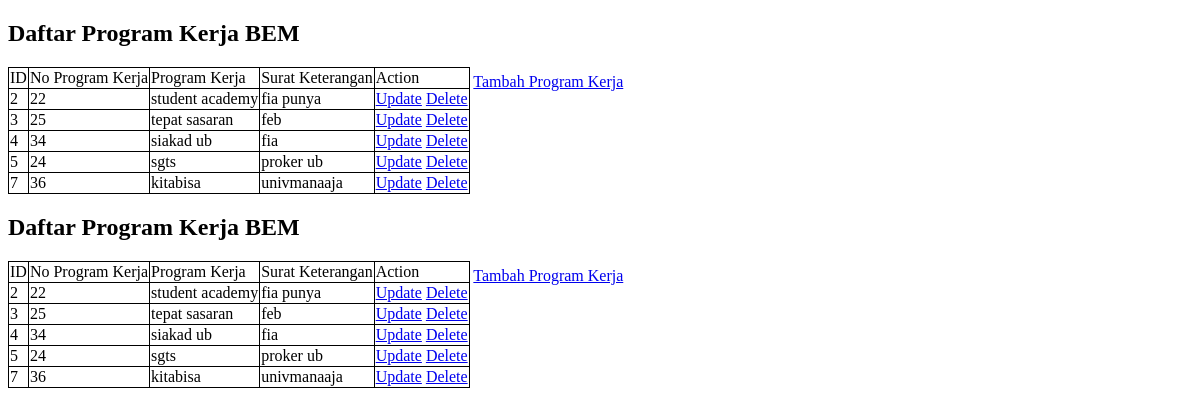
The page /mvc-crud/index.php on the database its author committed.
### tables this page shows
CREATE TABLE `proker` (
  `id` int(11) NOT NULL,
  `nomorProgram` int(11) NOT NULL,
  `namaProgram` varchar(225) NOT NULL,
  `suratKeterangan` varchar(100) NOT NULL
);

### mvc-crud/index.php (called while the page is built)
<?php
include_once("c_programKerja.php");
$controller = new c_programKerja();
$controller->invoke();
?>

### mvc-crud/m_programKerja.php (called while the page is built, shortened)
<?php
require_once("koneksiMVC.php");
class m_programKerja
{
    private $conn;
    public function __construct()
    {
        global $mysqli;
        $this->conn = $mysqli;
    }
    public function getSemuaProgramKerja()
    {
        $query = "SELECT * FROM proker";
        $result = $this->conn->query($query);
        $rows = array();
        while ($row = $result->fetch_assoc()) {
            $rows[] = $row;
        }
        return $rows;
    }
}
?>

### mvc-crud/v_programKerja.php (the view, shortened to what this page needs)
<!DOCTYPE html>
<html>
<head>
</head>
<body>
    <h2>Daftar Program Kerja BEM</h2>
    <table>
        <tbody>
            <tr>
                <td>ID</td>
                <td>No Program Kerja</td>
                <td>Program Kerja</td>
                <td>Surat Keterangan</td>
                <td>Action</td>
            </tr>
            <?php
            require_once("m_programKerja.php");
            $model = new m_programKerja();
            $proker = $model->getSemuaProgramKerja();
            if (!empty($proker)) {
                foreach ($proker as $tes) { ?>
                    <tr>
                        <td><?php echo $tes['id']; ?></td>
                        <td><?php echo $tes['nomorProgram']; ?></td>
                        <td><?php echo $tes['namaProgram']; ?></td>
                        <td><?php echo $tes['suratKeterangan']; ?></td>
                        <td>
                            <a href="c_programKerja.php?action=update&id=<?php echo $tes['id']; ?>">Update</a>
                            <a href="c_programKerja.php?action=delete&id=<?php echo $tes['id']; ?>">Delete</a>
                        </td>
                    </tr>
            <?php }
            } else {
                echo "<tr><td colspan='5'>Tidak ada data program kerja yang tersedia.</td></tr>";
            }
            ?>
        </tbody>
    </table>
    <a href="v_createProgramKerja.php?action=create">Tambah Program Kerja</a>
</body>
</html>

### mvc-crud/c_programKerja.php (shortened to what this page needs)
<?php
include_once("m_programKerja.php");
class c_programKerja
{
    private $model;
    public function __construct()
    {
        $this->model = new m_programKerja();
    }
    public function invoke()
    {
        $action = isset($_GET['action']) ? $_GET['action'] : '';
        switch ($action) {
            default:
                $this->read();
                break;
        }
    }
    public function read()
    {
        $proker = $this->model->getSemuaProgramKerja();
        include 'v_programKerja.php';
    }
}
$controller = new c_programKerja();
$controller->invoke();
?>

### mvc-crud/v_programKerja.php (style rules this page uses)
table { display: inline-table; }
table, td, th, tr { border-collapse: collapse; border: 1px solid black; }

### rows shown on the page
proker: id "2", nomorProgram "22", namaProgram "student academy", suratKeterangan "fia punya"
proker: id "3", nomorProgram "25", namaProgram "tepat sasaran", suratKeterangan "feb"
proker: id "4", nomorProgram "34", namaProgram "siakad ub", suratKeterangan "fia"
proker: id "5", nomorProgram "24", namaProgram "sgts", suratKeterangan "proker ub"
proker: id "7", nomorProgram "36", namaProgram "kitabisa", suratKeterangan "univmanaaja"
